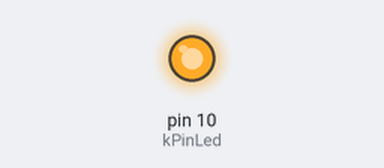
Simulated run of this sketch. Board: Arduino Uno, built with avr-gcc and run on an emulated ATmega328P. On the bench: output pins drawn as LEDs (lit = HIGH).

Above: at 0.75 s.
At 10.5 s:
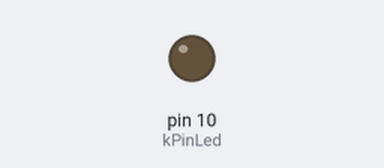
Timing chart, 0 to 14.3 s (numbered marks = the images above):
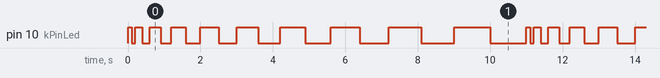

Measured:
- by itself, pin 10 (kPinLed): repeats every 11.0 s: LOW 0.10 s, HIGH 0.20 s, LOW 0.20 s, HIGH 0.30 s, LOW 0.30 s, HIGH 0.40 s, LOW 0.40 s, HIGH 0.50 s, LOW 0.50 s, HIGH 0.60 s, LOW 0.60 s, HIGH 0.70 s, LOW 0.70 s, HIGH 0.80 s, LOW 0.80 s, HIGH 0.90 s, LOW 0.90 s, HIGH 1.0 s, LOW 1.0 s, HIGH 0.10 s
- by itself, everything shown: repeats every 11.0 s, in 20 steps

The sketch:

if_1.ino
```cpp
const int kPinLed = 10;
int delayTime = 0;
 void setup()
 {
  pinMode(kPinLed, OUTPUT);
 }

void loop()
{

 if(delayTime >= 1000){ // If the delay time is zero or less, reset it.
   delayTime = 0;
 }else{
   delayTime = delayTime + 100;
 }
 digitalWrite(kPinLed, HIGH);
 delay(delayTime);
 digitalWrite(kPinLed, LOW);
 delay(delayTime);
}
```
